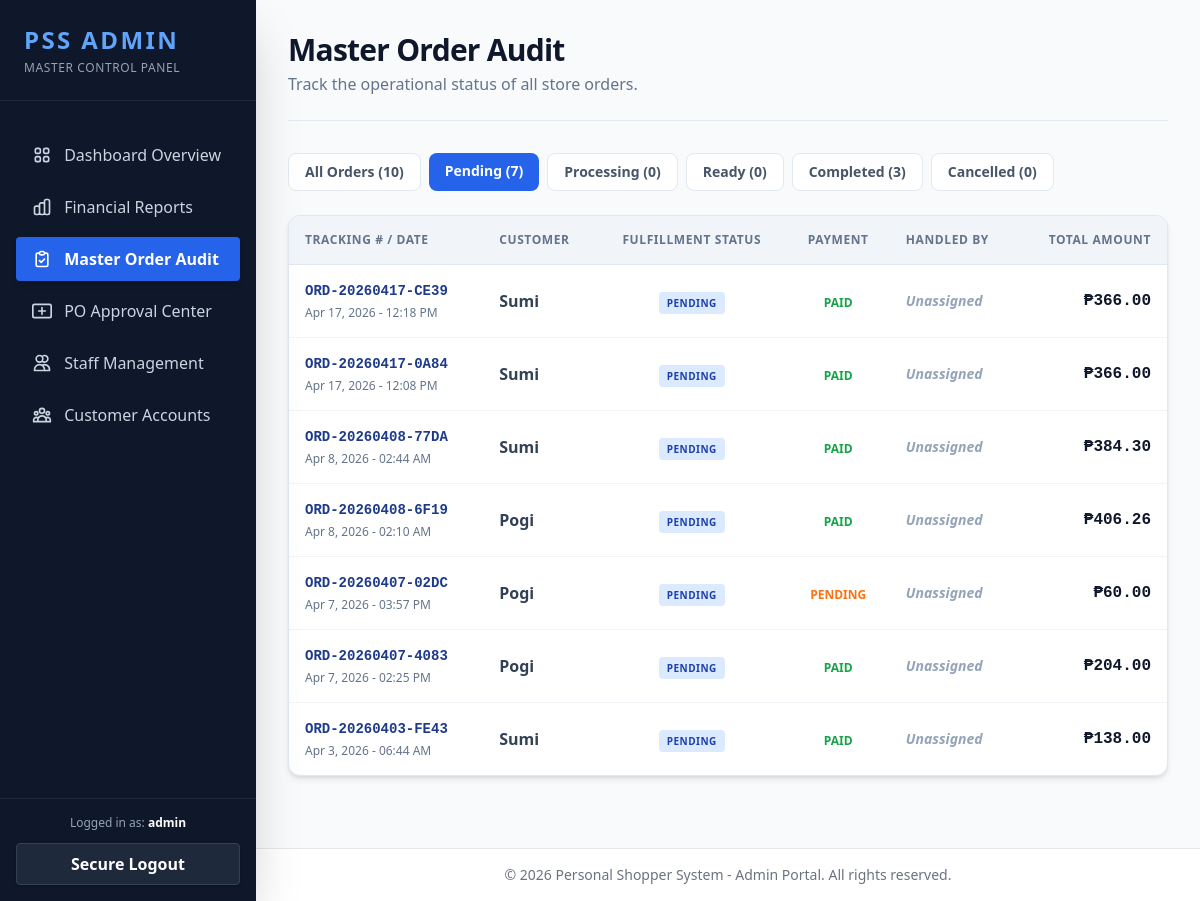
/modules/admin/orders.php?status=pending (signed in), run on the app's committed database.
### tables this page shows
CREATE TABLE `orders` (
  `order_id` int NOT NULL AUTO_INCREMENT,
  `tracking_no` varchar(50) NOT NULL,
  `user_id` int NOT NULL,
  `total_amount` decimal(10,2) NOT NULL,
  `payment_method` varchar(50) DEFAULT NULL,
  `payment_status` enum('pending','paid','failed') NOT NULL DEFAULT 'pending',
  `pickup_datetime` datetime DEFAULT NULL,
  `payment_type` enum('full','partial','partial_50','partial_30') NOT NULL DEFAULT 'full',
  `upfront_payment` decimal(10,2) NOT NULL DEFAULT '0.00',
  `balance_due` decimal(10,2) NOT NULL DEFAULT '0.00',
  `online_reference` varchar(100) DEFAULT NULL,
  `order_status` enum('pending','processing','ready','completed','cancelled') NOT NULL DEFAULT 'pending',
  `created_at` timestamp NOT NULL DEFAULT CURRENT_TIMESTAMP,
  `processed_by` int DEFAULT NULL,
  `payment_intent_id` varchar(100) DEFAULT NULL,
  `payment_method_type` varchar(20) DEFAULT NULL,
  `payment_reference` varchar(100) DEFAULT NULL,
  `amount_paid_online` decimal(10,2) DEFAULT '0.00',
  PRIMARY KEY (`order_id`),
  UNIQUE KEY `tracking_no` (`tracking_no`),
  KEY `user_id` (`user_id`),
  KEY `fk_order_cashier` (`processed_by`),
  CONSTRAINT `fk_order_cashier` FOREIGN KEY (`processed_by`) REFERENCES `users` (`user_id`) ON DELETE SET NULL,
  CONSTRAINT `fk_order_user` FOREIGN KEY (`user_id`) REFERENCES `users` (`user_id`) ON DELETE CASCADE
);

CREATE TABLE `users` (
  `user_id` int NOT NULL AUTO_INCREMENT,
  `username` varchar(50) NOT NULL,
  `password` varchar(255) NOT NULL,
  `email` varchar(100) NOT NULL,
  `role` enum('customer','admin','cashier','inventory') NOT NULL DEFAULT 'customer',
  `terms_agreed` tinyint(1) DEFAULT '0',
  `status` enum('active','inactive','suspended') DEFAULT 'active',
  `email_verified` tinyint(1) NOT NULL DEFAULT '0',
  `last_login` timestamp NULL DEFAULT NULL,
  `created_at` timestamp NULL DEFAULT CURRENT_TIMESTAMP,
  `updated_at` timestamp NULL DEFAULT CURRENT_TIMESTAMP ON UPDATE CURRENT_TIMESTAMP,
  PRIMARY KEY (`user_id`),
  UNIQUE KEY `username` (`username`),
  UNIQUE KEY `email` (`email`),
  KEY `idx_email` (`email`),
  KEY `idx_status` (`status`)
);

### modules/admin/orders.php (the view, shortened to what this page needs)
<?php
require_once '../../config/config.php';
$status_filter = $_GET['status'] ?? 'all';
$query = "SELECT o.order_id, o.tracking_no, o.total_amount, o.order_status, o.payment_status, o.created_at,
                 cust.username AS customer_name,
                 cash.username AS cashier_name
          FROM orders o
          JOIN users cust ON o.user_id = cust.user_id
          LEFT JOIN users cash ON o.processed_by = cash.user_id";
if ($status_filter !== 'all') {
    $query .= " WHERE o.order_status = ?";
}
$query .= " ORDER BY o.created_at DESC LIMIT 200";
$stmt = $conn->prepare($query);
if ($status_filter !== 'all') {
    $stmt->bind_param("s", $status_filter);
}
$stmt->execute();
$result = $stmt->get_result();
$counts = $conn->query("SELECT order_status, COUNT(*) as count FROM orders GROUP BY order_status")->fetch_all(MYSQLI_ASSOC);
$status_counts = ['pending' => 0, 'processing' => 0, 'ready' => 0, 'completed' => 0, 'cancelled' => 0];
$total_orders = 0;
foreach ($counts as $c) {
    $status_counts[$c['order_status']] = $c['count'];
    $total_orders += $c['count'];
}
require_once '../../includes/admin_header.php';
?>
<main class="flex-1 overflow-y-auto p-8 bg-slate-50 w-full">
    <div class="mb-8 border-b border-slate-200 pb-6 flex flex-col md:flex-row justify-between items-start md:items-center gap-4">
        <div>
            <h1 class="text-3xl font-black text-slate-900 tracking-tight">Master Order Audit</h1>
            <p class="text-slate-500 mt-1">Track the operational status of all store orders.</p>
        </div>
    </div>
    <div class="flex flex-wrap gap-2 mb-6">
        <a href="orders.php?status=all" class="px-4 py-2 rounded-lg text-sm font-bold transition <?php echo $status_filter === 'all' ? 'bg-slate-800 text-white' : 'bg-white text-slate-600 border border-slate-200 hover:bg-slate-100'; ?>">
            All Orders (<?php echo $total_orders; ?>)
        </a>
        <a href="orders.php?status=pending" class="px-4 py-2 rounded-lg text-sm font-bold transition <?php echo $status_filter === 'pending' ? 'bg-blue-600 text-white' : 'bg-white text-slate-600 border border-slate-200 hover:bg-slate-100'; ?>">
            Pending (<?php echo $status_counts['pending']; ?>)
        </a>
        <a href="orders.php?status=processing" class="px-4 py-2 rounded-lg text-sm font-bold transition <?php echo $status_filter === 'processing' ? 'bg-yellow-500 text-white' : 'bg-white text-slate-600 border border-slate-200 hover:bg-slate-100'; ?>">
            Processing (<?php echo $status_counts['processing']; ?>)
        </a>
        <a href="orders.php?status=ready" class="px-4 py-2 rounded-lg text-sm font-bold transition <?php echo $status_filter === 'ready' ? 'bg-green-500 text-white' : 'bg-white text-slate-600 border border-slate-200 hover:bg-slate-100'; ?>">
            Ready (<?php echo $status_counts['ready']; ?>)
        </a>
        <a href="orders.php?status=completed" class="px-4 py-2 rounded-lg text-sm font-bold transition <?php echo $status_filter === 'completed' ? 'bg-slate-500 text-white' : 'bg-white text-slate-600 border border-slate-200 hover:bg-slate-100'; ?>">
            Completed (<?php echo $status_counts['completed']; ?>)
        </a>
        <a href="orders.php?status=cancelled" class="px-4 py-2 rounded-lg text-sm font-bold transition <?php echo $status_filter === 'cancelled' ? 'bg-red-600 text-white' : 'bg-white text-slate-600 border border-slate-200 hover:bg-slate-100'; ?>">
            Cancelled (<?php echo $status_counts['cancelled']; ?>)
        </a>
    </div>
    <div class="bg-white rounded-xl shadow-md border border-slate-200 overflow-hidden mb-10">
        <div class="overflow-x-auto">
            <table class="w-full text-left border-collapse">
                <thead>
                    <tr class="bg-slate-100 text-slate-500 text-xs uppercase tracking-wider border-b border-slate-200">
                        <th class="p-4 font-bold">Tracking # / Date</th>
                        <th class="p-4 font-bold">Customer</th>
                        <th class="p-4 font-bold text-center">Fulfillment Status</th>
                        <th class="p-4 font-bold text-center">Payment</th>
                        <th class="p-4 font-bold">Handled By</th>
                        <th class="p-4 font-bold text-right">Total Amount</th>
                    </tr>
                </thead>
                <tbody class="divide-y divide-slate-100">
                    <?php if ($result->num_rows > 0): ?>
                        <?php while ($row = $result->fetch_assoc()): ?>
                            <tr class="hover:bg-slate-50 transition">
                                <td class="p-4">
                                    <div class="font-mono text-sm font-bold text-blue-900"><?php echo htmlspecialchars($row['tracking_no']); ?></div>
                                    <div class="text-xs text-slate-500 mt-1"><?php echo date('M j, Y - h:i A', strtotime($row['created_at'])); ?></div>
                                </td>
                                <td class="p-4 font-semibold text-slate-700">
                                    <?php echo htmlspecialchars($row['customer_name']); ?>
                                </td>
                                <td class="p-4 text-center">
                                    <?php
                                        $bg = 'bg-slate-100 text-slate-800';
                                        if($row['order_status'] == 'pending') $bg = 'bg-blue-100 text-blue-800';
                                    ?>
                                    <span class="<?php echo $bg; ?> text-[10px] font-black px-2 py-1 rounded uppercase tracking-wider">
                                        <?php echo htmlspecialchars($row['order_status']); ?>
                                    </span>
                                </td>
                                <td class="p-4 text-center">
                                    <span class="<?php echo $row['payment_status'] === 'paid' ? 'text-green-600' : 'text-orange-500'; ?> font-bold text-xs uppercase">
                                        <?php echo htmlspecialchars($row['payment_status']); ?>
                                    </span>
                                </td>
                                <td class="p-4 text-sm font-semibold text-slate-600">
                                    <?php echo $row['cashier_name'] ? htmlspecialchars($row['cashier_name']) : '<span class="text-slate-400 italic">Unassigned</span>'; ?>
                                </td>
                                <td class="p-4 text-right font-black text-slate-900 font-mono">
                                    ₱<?php echo number_format($row['total_amount'], 2); ?>
                                </td>
                            </tr>
                        <?php endwhile; ?>
                    <?php endif; ?>
                </tbody>
            </table>
        </div>
    </div>
</main>
<?php
require_once '../../includes/admin_footer.php';
?>

### data on the page
orders: tracking_no "ORD-20260417-CE39", created_at "Apr 17, 2026 - 12:18 PM", user.username "Sumi", order_status "PENDING", payment_status "PAID", total_amount "366.00"
orders: tracking_no "ORD-20260417-0A84", created_at "Apr 17, 2026 - 12:08 PM", user.username "Sumi", order_status "PENDING", payment_status "PAID", total_amount "366.00"
orders: tracking_no "ORD-20260408-77DA", created_at "Apr 8, 2026 - 02:44 AM", user.username "Sumi", order_status "PENDING", payment_status "PAID", total_amount "384.30"
orders: tracking_no "ORD-20260408-6F19", created_at "Apr 8, 2026 - 02:10 AM", user.username "Pogi", order_status "PENDING", payment_status "PAID", total_amount "406.26"
orders: tracking_no "ORD-20260407-02DC", created_at "Apr 7, 2026 - 03:57 PM", user.username "Pogi", order_status "PENDING", payment_status "PENDING", total_amount "60.00"
orders: tracking_no "ORD-20260407-4083", created_at "Apr 7, 2026 - 02:25 PM", user.username "Pogi", order_status "PENDING", payment_status "PAID", total_amount "204.00"
orders: tracking_no "ORD-20260403-FE43", created_at "Apr 3, 2026 - 06:44 AM", user.username "Sumi", order_status "PENDING", payment_status "PAID", total_amount "138.00"

### other printed values
$_SESSION['username'] "admin"
$total_orders "10"
$status_counts['pending'] "7"
$status_counts['processing'] "0"
$status_counts['ready'] "0"
$status_counts['completed'] "3"
$status_counts['cancelled'] "0"
